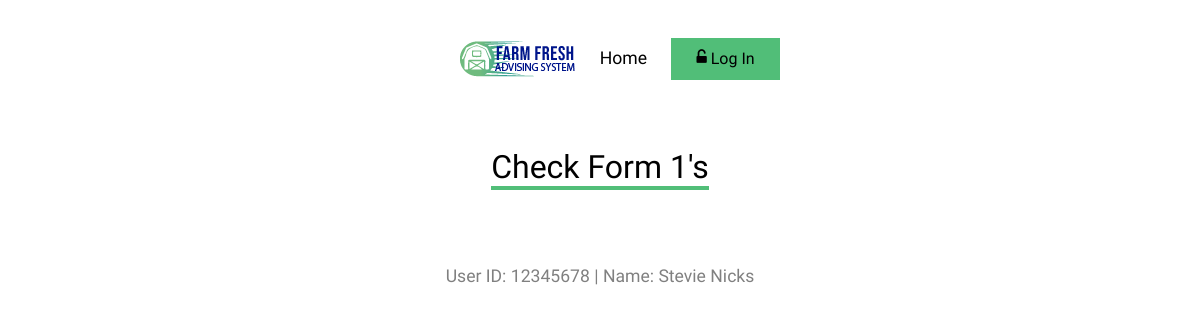
/ADS/Webpages/checkform1.php?uid=12345678, run on an earlier commit of the app's database.
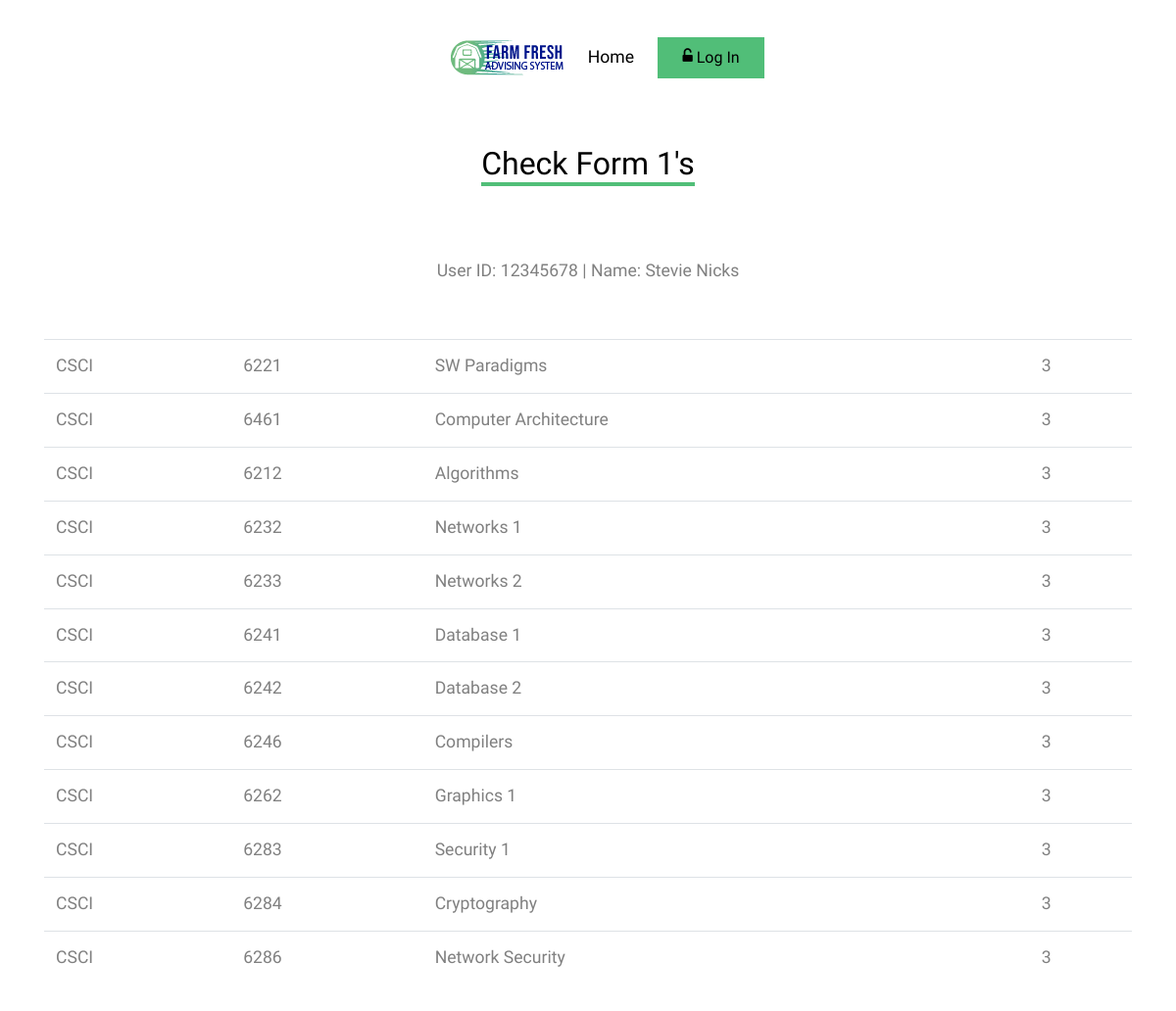
And on a later commit of the database.
### tables this page shows
create table form1(
    f1_id int,
    dept varchar(4),
    cno int,
    primary key (f1_id, dept, cno),
    foreign key (f1_id) references student(u_id)
);

CREATE TABLE catalog(
c_id int AUTO_INCREMENT,
department varchar(20) NOT NULL,
c_no int NOT NULL,
title varchar(30) NOT NULL,
credits int NOT NULL,
primary key (c_id)
);

### ADS/Webpages/checkform1.php (the view, shortened to what this page needs)
<?php
	require_once('header.php');
	$dbc = mysqli_connect(DB_HOST, DB_USER, DB_PASSWORD, DB_NAME);
?>
<div class="site-section">
    <div class="container">
		<div class="row mb-4 justify-content-center text-center">
          	<div class="col-lg-4 mb-4">
            	<h2 class="section-title-underline mb-4">
              		<span>Check Form 1's</span>
            	</h2>
          	</div>
		</div>
	<?php
    $uid = $_GET['uid'];
	echo '<table class="table">';
	if ($_SESSION['acc_type'] == 4) {
		$query = "SELECT * FROM student WHERE u_id = '$uid' AND advisor='" . $_SESSION['user_id'] . "'";
	}
	else {
		$query = "SELECT * FROM student WHERE u_id = '$uid'";
	}
	$data = mysqli_query($dbc, $query);
	$studentinfo = mysqli_fetch_array($data);
	echo '<div class="row mb-4 justify-content-center text-center">';
	echo "User ID: ".$studentinfo['u_id']." | Name: " . $studentinfo['fname'] . " " . $studentinfo['lname'];
	echo '</div>';
	$query = "SELECT * FROM form1 f, catalog c WHERE c.c_no = f.cno AND f.dept = c.department AND f.f1_id='" . $studentinfo[0] . "'";
        $data1 = mysqli_query($dbc, $query);
	echo "<br />";
        while($row = mysqli_fetch_array($data1)) {
			  echo "<tr><td>".$row['dept'] . "</td><td>".  $row['cno'] . "</td><td>".  $row['title'] . "</td><td>".  $row['credits'] ."</td></tr>";
        }
	?>
  <?php
echo '</table>';
?>
</div>
</div>

What changed in the data, as far as the page shows it:
added form1: dept "CSCI", cno "6221", catalog.title "SW Paradigms", catalog.credits "3"
added form1: dept "CSCI", cno "6461", catalog.title "Computer Architecture", catalog.credits "3"
added form1: dept "CSCI", cno "6212", catalog.title "Algorithms", catalog.credits "3"
added form1: dept "CSCI", cno "6232", catalog.title "Networks 1", catalog.credits "3"
added form1: dept "CSCI", cno "6233", catalog.title "Networks 2", catalog.credits "3"
added form1: dept "CSCI", cno "6241", catalog.title "Database 1", catalog.credits "3"
added form1: dept "CSCI", cno "6242", catalog.title "Database 2", catalog.credits "3"
added form1: dept "CSCI", cno "6246", catalog.title "Compilers", catalog.credits "3"
added form1: dept "CSCI", cno "6262", catalog.title "Graphics 1", catalog.credits "3"
added form1: dept "CSCI", cno "6283", catalog.title "Security 1", catalog.credits "3"
added form1: dept "CSCI", cno "6284", catalog.title "Cryptography", catalog.credits "3"
added form1: dept "CSCI", cno "6286", catalog.title "Network Security", catalog.credits "3"
